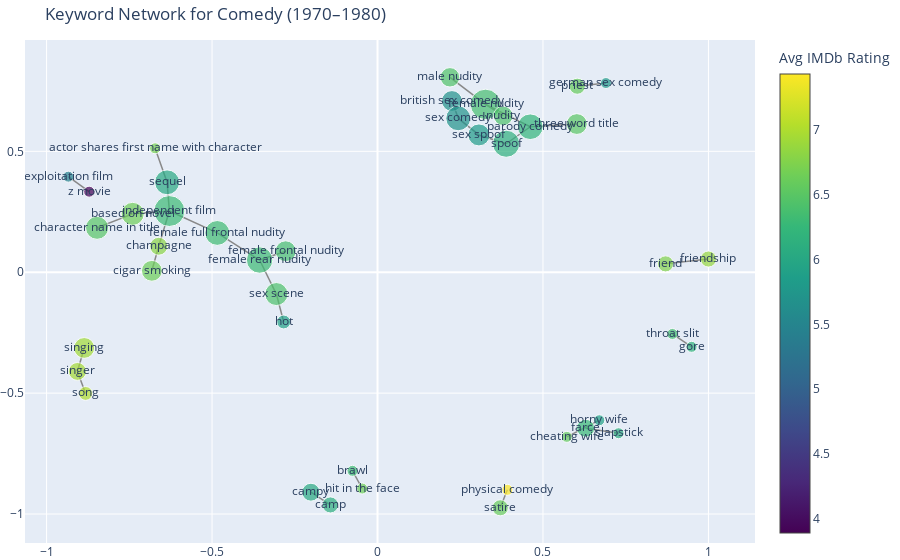
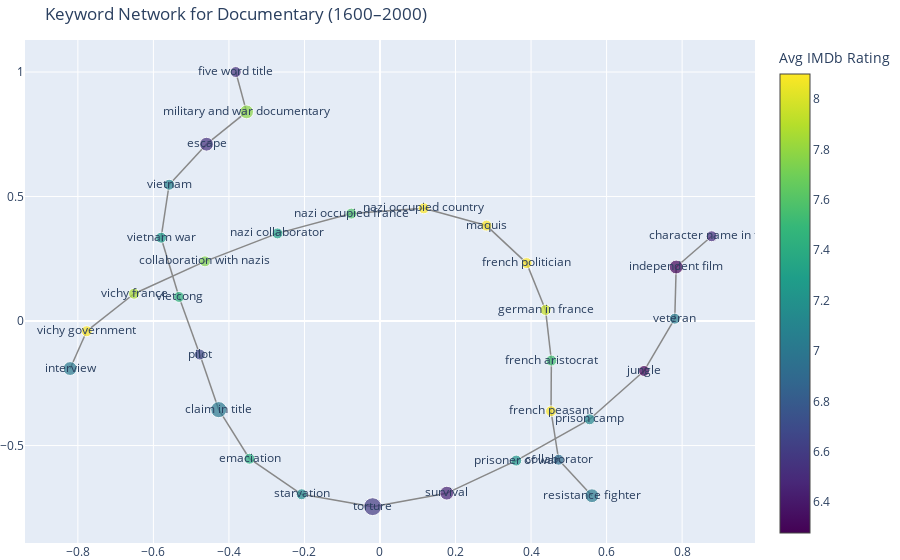

Notebook cell for these charts, in order:
### Code cell
import plotly.graph_objects as go
import networkx as nx
from collections import Counter, defaultdict
import plotly.express as px
import numpy as np
import pandas as pd
import re
import tkinter as tk
from tkinter import ttk

# Load dataset
file_path = "European_data_2000.csv"
df = pd.read_csv(file_path)

# Ensure proper types
df["genres"] = df["genres"].fillna("").astype(str)
df["keywords"] = df["keywords"].fillna("").astype(str)
df["ReleaseYear"] = pd.to_numeric(df["releaseYear"], errors="coerce")
df["IMDBRating"] = pd.to_numeric(df["imdbRating"], errors="coerce")

genres_list = sorted(set([
    genre for sublist in df["genres"].str.split(", ").tolist() for genre in sublist
]))

# Compute keyword -> [ratings] mapping
keyword_ratings = defaultdict(list)
for _, row in df.iterrows():
    keywords = row["keywords"].split(", ")
    rating = row.get("IMDBRating", np.nan)
    for kw in keywords:
        if pd.notna(rating):
            keyword_ratings[kw].append(rating)

keyword_avg_rating = {kw: np.mean(ratings) for kw, ratings in keyword_ratings.items() if ratings}

# Main plotting function
def create_genre_plot(selected_genre, start_year, end_year):
    fig = go.Figure()
    filtered_df = df[
        df["genres"].str.contains(re.escape(selected_genre), na=False) &
        df["ReleaseYear"].between(start_year, end_year)
    ]
    all_keywords = filtered_df["keywords"].str.split(", ").explode()
    keyword_counts = Counter(all_keywords)

    # Lowered frequency threshold from 5 to 2
    top_keywords = [k for k, v in keyword_counts.items() if v >= 2 and k in keyword_avg_rating]
    all_keywords = [k for k in all_keywords if k in top_keywords]

    G = nx.Graph()
    keyword_pairs = list(zip(all_keywords[:-1], all_keywords[1:]))
    pair_counts = Counter(keyword_pairs)
    top_pairs = [pair for pair, count in pair_counts.most_common(30)]

    for pair in top_pairs:
        if pair[0] in top_keywords and pair[1] in top_keywords:
            G.add_edge(pair[0], pair[1], weight=pair_counts[pair])

    if not G.nodes:
        fig.update_layout(title="No data to display.")
        fig.show()
        return

    pos = nx.spring_layout(G, seed=42, k=0.3)
    nodes = list(G.nodes)

    node_size = [np.log1p(keyword_counts[node]) * 10 for node in nodes]
    node_color = [keyword_avg_rating.get(node, 0) for node in nodes]

    edge_x, edge_y = [], []
    for edge in G.edges():
        x0, y0 = pos[edge[0]]
        x1, y1 = pos[edge[1]]
        edge_x.extend([x0, x1, None])
        edge_y.extend([y0, y1, None])

    edge_trace = go.Scatter(
        x=edge_x, y=edge_y, line=dict(width=1.5, color="#888"), hoverinfo="none", mode="lines"
    )

    node_x, node_y, node_text = [], [], []
    for node in nodes:
        x, y = pos[node]
        node_x.append(x)
        node_y.append(y)
        freq = keyword_counts[node]
        rating = keyword_avg_rating.get(node, 0)
        node_text.append(f"{node}<br>Count: {freq}<br>Avg Rating: {rating:.2f}")

    node_trace = go.Scatter(
        x=node_x, y=node_y, mode="markers+text", hoverinfo="text",
        marker=dict(
            size=node_size,
            color=node_color,
            colorscale="viridis",
            colorbar=dict(title="Avg IMDb Rating"),
            showscale=True
        ),
        text=[node for node in nodes]
    )

    fig.add_trace(edge_trace)
    fig.add_trace(node_trace)
    fig.update_layout(
        title=f"Keyword Network for {selected_genre} ({start_year}–{end_year})",
        showlegend=False,
        hovermode="closest",
        margin=dict(b=0, l=0, r=0, t=40)
    )
    fig.show()

# Tkinter GUI for dropdown and year entry
def launch_gui():
    root = tk.Tk()
    root.title("Select Genre and Year Range")

    tk.Label(root, text="Select Genre:").grid(row=0, column=0)
    genre_var = tk.StringVar(root)
    genre_menu = ttk.Combobox(root, textvariable=genre_var, values=genres_list, state="readonly")
    genre_menu.grid(row=0, column=1)

    tk.Label(root, text="Start Year:").grid(row=1, column=0)
    start_entry = tk.Entry(root)
    start_entry.grid(row=1, column=1)

    tk.Label(root, text="End Year:").grid(row=2, column=0)
    end_entry = tk.Entry(root)
    end_entry.grid(row=2, column=1)

    def on_submit():
        selected_genre = genre_var.get()
        start_year = int(start_entry.get())
        end_year = int(end_entry.get())
        root.destroy()
        create_genre_plot(selected_genre, start_year, end_year)

    tk.Button(root, text="Plot", command=on_submit).grid(row=3, columnspan=2)
    root.mainloop()

if __name__ == "__main__":
    launch_gui()

### Figure 1 — Plotly figure (JSON) as saved in the notebook; plotly's stock layout.template omitted (floating-point values rounded to 4 significant figures)
{"data": [{"hoverinfo": "none", "line": {"color": "#888", "width": 1.5}, "mode": "lines", "type": "scatter", "x": [0.2249, 0.2439, null, 0.2439, 0.3065, null, 0.3065, 0.3888, null, 0.3888, 0.4616, null, -0.6359, -0.629, null, -0.6359, -0.6722, null, -0.629, -0.7399, null, -0.629, -0.6611, null, -0.629, -0.4842, null, 0.4616, 0.6023, null, 0.4616, 0.3265, null, -0.7399, -0.8474, null, -0.6611, -0.6819, null, -0.1425, -0.2013, null, -0.2775, -0.3563, null, -0.3563, -0.4842, null, -0.3563, -0.3056, null, 0.3709, 0.3924, null, -0.04626, -0.07561, null, -0.8713, -0.9342, null, 0.3265, 0.3799, null, 0.3265, 0.219, null, 0.8704, 1, null, 0.6903, 0.6036, null, -0.8821, -0.9068, null, -0.9068, -0.8863, null, 0.6288, 0.7284, null, -0.3056, -0.2834, null, 0.891, 0.9491, null, 0.6702, 0.5722, null], "y": [0.7082, 0.6365, null, 0.6365, 0.5678, null, 0.5678, 0.5314, null, 0.5314, 0.6017, null, 0.3718, 0.2531, null, 0.3718, 0.5125, null, 0.2531, 0.2414, null, 0.2531, 0.1073, null, 0.2531, 0.1625, null, 0.6017, 0.6128, null, 0.6017, 0.6941, null, 0.2414, 0.1837, null, 0.1073, 0.005835, null, -0.9624, -0.9097, null, 0.08691, 0.05043, null, 0.05043, 0.1625, null, 0.05043, -0.09022, null, -0.9742, -0.8999, null, -0.8944, -0.8213, null, 0.3331, 0.3952, null, 0.6941, 0.6469, null, 0.6941, 0.8061, null, 0.03455, 0.05459, null, 0.7824, 0.7693, null, -0.5012, -0.4102, null, -0.4102, -0.3131, null, -0.6449, -0.6659, null, -0.09022, -0.2058, null, -0.2553, -0.3085, null, -0.6122, -0.6809, null]}, {"hoverinfo": "text", "marker": {"color": [5.669, 5.708, 5.823, 6.138, 6.028, 6.299, 6.223, 6.648, 6.799, 6.638, 6.115, 6.026, 6.377, 6.306, 6.594, 7.433, 6.687, 6.506, 6.632, 6.32, 3.889, 5.45, 6.367, 6.42, 6.751, 6.866, 5.8, 6.593, 7.014, 6.944, 6.273, 6.1, 6.496, 6.447, 6.319, 6.419, 6.93, 6.359, 6.185, 5.92, 5.9, 6.577], "colorbar": {"title": {"text": "Avg IMDb Rating"}}, "colorscale": [[0, "#440154"], [0.1111, "#482878"], [0.2222, "#3e4989"], [0.3333, "#31688e"], [0.4444, "#26828e"], [0.5556, "#1f9e89"], [0.6667, "#35b779"], [0.7778, "#6ece58"], [0.8889, "#b5de2b"], [1, "#fde725"]], "showscale": true, "size": [20.79, 24.85, 21.97, 27.08, 24.85, 30.91, 25.65, 23.03, 17.92, 20.79, 16.09, 17.92, 20.79, 26.39, 16.09, 10.99, 10.99, 20.79, 10.99, 10.99, 10.99, 10.99, 30.45, 19.46, 16.09, 16.09, 10.99, 16.09, 13.86, 17.92, 17.92, 10.99, 23.03, 19.46, 24.85, 23.03, 20.79, 10.99, 10.99, 13.86, 10.99, 10.99]}, "mode": "markers+text", "text": ["british sex comedy", "sex comedy", "sex spoof", "spoof", "sequel", "independent film", "parody comedy", "based on novel", "champagne", "cigar smoking", "camp", "campy", "female frontal nudity", "female rear nudity", "satire", "physical comedy", "actor shares first name with character", "three word title", "hit in the face", "brawl", "z movie", "exploitation film", "female nudity", "nudity", "friend", "friendship", "german sex comedy", "priest", "song", "singer", "farce", "slapstick", "character name in title", "male nudity", "female full frontal nudity", "sex scene", "singing", "throat slit", "gore", "hot", "horny wife", "cheating wife"], "type": "scatter", "x": [0.2249, 0.2439, 0.3065, 0.3888, -0.6359, -0.629, 0.4616, -0.7399, -0.6611, -0.6819, -0.1425, -0.2013, -0.2775, -0.3563, 0.3709, 0.3924, -0.6722, 0.6023, -0.04626, -0.07561, -0.8713, -0.9342, 0.3265, 0.3799, 0.8704, 1, 0.6903, 0.6036, -0.8821, -0.9068, 0.6288, 0.7284, -0.8474, 0.219, -0.4842, -0.3056, -0.8863, 0.891, 0.9491, -0.2834, 0.6702, 0.5722], "y": [0.7082, 0.6365, 0.5678, 0.5314, 0.3718, 0.2531, 0.6017, 0.2414, 0.1073, 0.005835, -0.9624, -0.9097, 0.08691, 0.05043, -0.9742, -0.8999, 0.5125, 0.6128, -0.8944, -0.8213, 0.3331, 0.3952, 0.6941, 0.6469, 0.03455, 0.05459, 0.7824, 0.7693, -0.5012, -0.4102, -0.6449, -0.6659, 0.1837, 0.8061, 0.1625, -0.09022, -0.3131, -0.2553, -0.3085, -0.2058, -0.6122, -0.6809]}], "layout": {"hovermode": "closest", "margin": {"b": 0, "l": 0, "r": 0, "t": 40}, "showlegend": false, "title": {"text": "Keyword Network for Comedy (1970–1980)"}}}

### Figure 2 — Plotly figure (JSON) as saved in the notebook; plotly's stock layout.template omitted (floating-point values rounded to 4 significant figures)
{"data": [{"hoverinfo": "none", "line": {"color": "#888", "width": 1.5}, "mode": "lines", "type": "scatter", "x": [-0.3818, -0.3533, null, -0.3533, -0.4593, null, -0.4593, -0.5584, null, -0.5584, -0.5796, null, -0.5796, -0.5321, null, -0.5321, -0.4771, null, -0.4771, -0.4269, null, -0.4269, -0.3455, null, -0.3455, -0.2074, null, -0.2074, -0.01948, null, -0.01948, 0.1769, null, 0.1769, 0.3607, null, 0.3607, 0.5551, null, 0.5551, 0.6992, null, 0.6992, 0.7806, null, 0.7806, 0.7843, null, 0.7843, 0.8782, null, -0.8204, -0.7766, null, -0.7766, -0.6512, null, -0.6512, -0.4635, null, -0.4635, -0.2714, null, -0.2714, -0.07599, null, -0.07599, 0.1158, null, 0.1158, 0.2819, null, 0.2819, 0.3883, null, 0.3883, 0.4383, null, 0.4383, 0.4538, null, 0.4538, 0.4529, null, 0.4529, 0.473, null, 0.473, 0.5612, null], "y": [1, 0.84, null, 0.84, 0.7101, null, 0.7101, 0.5473, null, 0.5473, 0.3347, null, 0.3347, 0.09677, null, 0.09677, -0.1344, null, -0.1344, -0.3558, null, -0.3558, -0.553, null, -0.553, -0.6957, null, -0.6957, -0.7454, null, -0.7454, -0.6912, null, -0.6912, -0.5603, null, -0.5603, -0.3946, null, -0.3946, -0.2005, null, -0.2005, 0.009517, null, 0.009517, 0.2169, null, 0.2169, 0.3404, null, -0.1908, -0.04084, null, -0.04084, 0.1096, null, 0.1096, 0.2397, null, 0.2397, 0.3519, null, 0.3519, 0.4315, null, 0.4315, 0.4525, null, 0.4525, 0.3833, null, 0.3833, 0.2327, null, 0.2327, 0.04449, null, 0.04449, -0.1586, null, -0.1586, -0.3621, null, -0.3621, -0.5568, null, -0.5568, -0.7015, null]}, {"hoverinfo": "text", "marker": {"color": [6.533, 7.775, 6.531, 7.09, 7.262, 7.44, 6.661, 7.009, 7.41, 7.162, 6.583, 6.444, 7.235, 7.125, 6.277, 7.041, 6.299, 6.496, 7.022, 8.1, 7.867, 7.75, 7.325, 7.588, 8.1, 8.1, 8.1, 7.95, 7.533, 8.1, 6.918, 7.017], "colorbar": {"title": {"text": "Avg IMDb Rating"}}, "colorscale": [[0, "#440154"], [0.1111, "#482878"], [0.2222, "#3e4989"], [0.3333, "#31688e"], [0.4444, "#26828e"], [0.5556, "#1f9e89"], [0.6667, "#35b779"], [0.7778, "#6ece58"], [0.8889, "#b5de2b"], [1, "#fde725"]], "showscale": true, "size": [10.99, 13.86, 13.86, 10.99, 10.99, 10.99, 10.99, 16.09, 10.99, 10.99, 17.92, 13.86, 10.99, 10.99, 10.99, 10.99, 13.86, 10.99, 13.86, 10.99, 10.99, 10.99, 10.99, 10.99, 10.99, 10.99, 10.99, 10.99, 10.99, 10.99, 10.99, 13.86]}, "mode": "markers+text", "text": ["five word title", "military and war documentary", "escape", "vietnam", "vietnam war", "vietcong", "pilot", "claim in title", "emaciation", "starvation", "torture", "survival", "prisoner of war", "prison camp", "jungle", "veteran", "independent film", "character name in title", "interview", "vichy government", "vichy france", "collaboration with nazis", "nazi collaborator", "nazi occupied france", "nazi occupied country", "maquis", "french politician", "german in france", "french aristocrat", "french peasant", "collaborator", "resistance fighter"], "type": "scatter", "x": [-0.3818, -0.3533, -0.4593, -0.5584, -0.5796, -0.5321, -0.4771, -0.4269, -0.3455, -0.2074, -0.01948, 0.1769, 0.3607, 0.5551, 0.6992, 0.7806, 0.7843, 0.8782, -0.8204, -0.7766, -0.6512, -0.4635, -0.2714, -0.07599, 0.1158, 0.2819, 0.3883, 0.4383, 0.4538, 0.4529, 0.473, 0.5612], "y": [1, 0.84, 0.7101, 0.5473, 0.3347, 0.09677, -0.1344, -0.3558, -0.553, -0.6957, -0.7454, -0.6912, -0.5603, -0.3946, -0.2005, 0.009517, 0.2169, 0.3404, -0.1908, -0.04084, 0.1096, 0.2397, 0.3519, 0.4315, 0.4525, 0.3833, 0.2327, 0.04449, -0.1586, -0.3621, -0.5568, -0.7015]}], "layout": {"hovermode": "closest", "margin": {"b": 0, "l": 0, "r": 0, "t": 40}, "showlegend": false, "title": {"text": "Keyword Network for Documentary (1600–2000)"}}}
